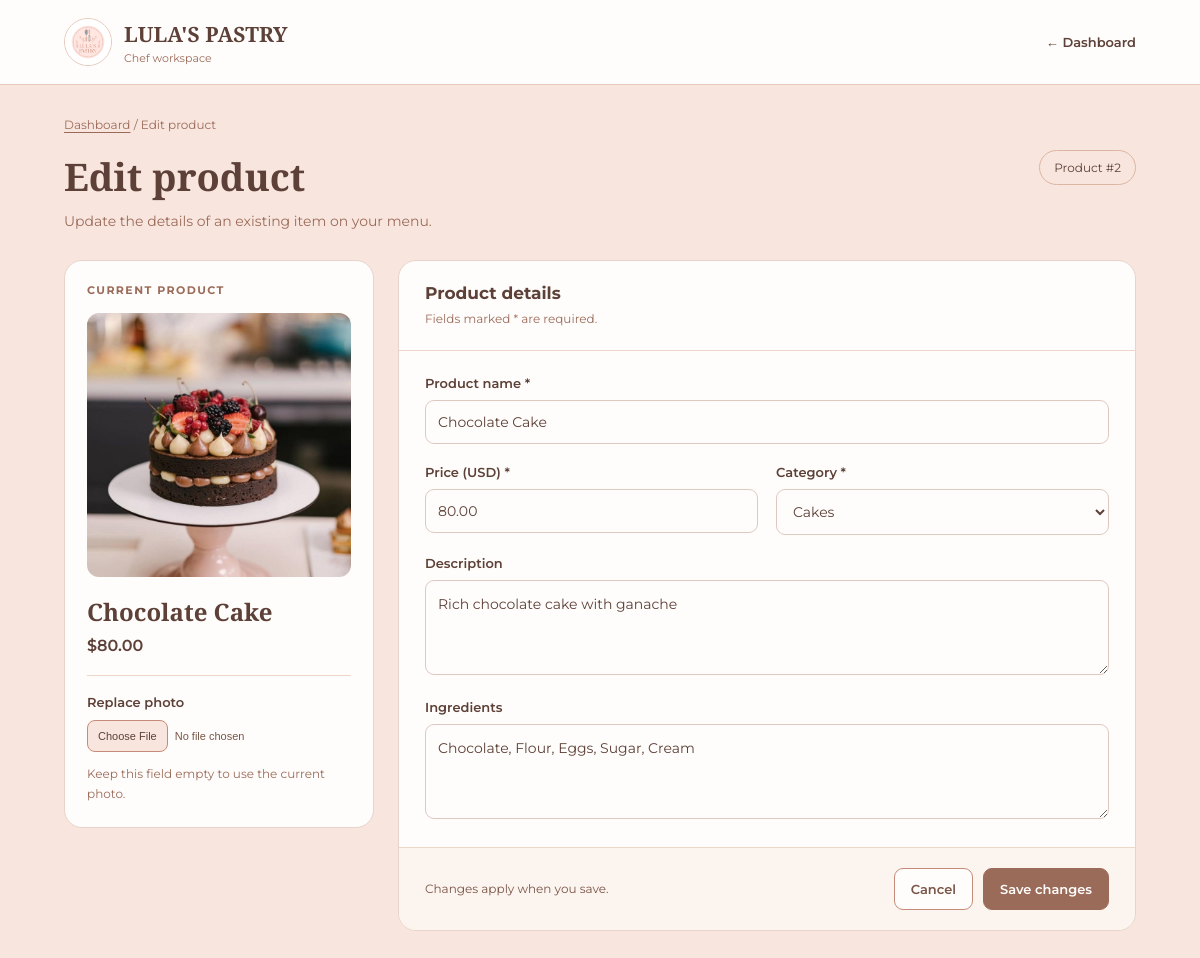
The app's page /uploads/edit-dish.php?id=2 (signed in) with its own data.
### tables this page shows
CREATE TABLE `dishes` (
  `id` int(11) NOT NULL,
  `name` varchar(100) NOT NULL,
  `description` text DEFAULT NULL,
  `price` decimal(10,2) NOT NULL,
  `category` varchar(50) DEFAULT 'pastry',
  `category_id` int(11) DEFAULT NULL,
  `sort_order` int(11) NOT NULL DEFAULT 0,
  `image_url` varchar(255) DEFAULT NULL,
  `available` tinyint(1) DEFAULT 1,
  `stock_quantity` int(10) UNSIGNED NOT NULL DEFAULT 0,
  `is_deleted` tinyint(1) NOT NULL DEFAULT 0,
  `deleted_at` datetime DEFAULT NULL,
  `ingredients` text DEFAULT NULL,
  `preparation_time` int(11) DEFAULT NULL,
  `created_at` timestamp NOT NULL DEFAULT current_timestamp(),
  `chef_id` int(11) DEFAULT NULL
);

CREATE TABLE `categories` (
  `id` int(11) NOT NULL,
  `name` varchar(50) NOT NULL,
  `sort_order` int(11) NOT NULL DEFAULT 0,
  `created_at` timestamp NOT NULL DEFAULT current_timestamp()
);

### uploads/edit-dish.php (the view, shortened to what this page needs)
<?php
require_once "../db.php";
$dishId = filter_var(
    $_GET["id"] ?? ($_POST["id"] ?? null),
    FILTER_VALIDATE_INT,
    ['options' => ['min_range' => 1]]
);
$categories = $pdo->query(
    "SELECT id, name FROM categories ORDER BY sort_order ASC"
)->fetchAll(PDO::FETCH_ASSOC);
$stmt = $pdo->prepare(
    "SELECT id, name, description, price, category_id, ingredients, image_url
     FROM dishes WHERE id = :id"
);
$stmt->execute([":id" => $dishId]);
$dish = $stmt->fetch(PDO::FETCH_ASSOC);
$photoUrl = '../' . (
    !empty($dish['image_url'])
        ? $dish['image_url']
        : 'asssets/logo.png'
);
?>
<!DOCTYPE html>
<html lang="en">
<head>
</head>
<body>
    <header class="topbar">
        <div class="topbar-inner">
            <a href="../chef-dashboard.php" class="brand">
                <img src="../asssets/logo.png" alt="">
                <div>
                    <strong>LULA'S PASTRY</strong>
                    <small>Chef workspace</small>
                </div>
            </a>
            <a class="back" href="../chef-dashboard.php">
                ← Dashboard
            </a>
        </div>
    </header>
    <main>
        <nav class="breadcrumb" aria-label="Breadcrumb">
            <a href="../chef-dashboard.php">Dashboard</a>
            / Edit product
        </nav>
        <div class="page-heading">
            <div>
                <h1>Edit product</h1>
                <p>Update the details of an existing item on your menu.</p>
            </div>
            <span class="id-tag">
                Product #<?php echo (int) $dish['id']; ?>
            </span>
        </div>
        <form
            method="post"
            action="edit-dish.php?id=<?php echo (int) $dish['id']; ?>"
            enctype="multipart/form-data"
        >
            <div class="editor-grid">
                <aside class="panel photo-panel" aria-label="Product photo">
                    <p class="section-label">Current product</p>
                    <img
                        id="photo-preview"
                        class="preview"
                        src="<?php echo htmlspecialchars($photoUrl, ENT_QUOTES, 'UTF-8'); ?>"
                        alt="<?php echo htmlspecialchars($dish['name'], ENT_QUOTES, 'UTF-8'); ?>"
                    >
                    <h2>
                        <?php echo htmlspecialchars($dish['name'], ENT_QUOTES, 'UTF-8'); ?>
                    </h2>
                    <p class="saved-price">
                        $<?php echo number_format((float) $dish['price'], 2); ?>
                    </p>
                    <div class="photo-field">
                        <label for="photo">Replace photo</label>
                        <input
                            type="file"
                            id="photo"
                            name="photo"
                            accept="image/jpeg,image/png,image/gif,image/webp"
                        >
                        <p class="hint" id="photo-note" aria-live="polite">
                            Keep this field empty to use the current photo.
                        </p>
                    </div>
                </aside>
                <section class="panel" aria-labelledby="details-title">
                    <div class="panel-heading">
                        <h2 id="details-title">Product details</h2>
                        <p>Fields marked * are required.</p>
                    </div>
                    <div class="fields">
                        <div class="field">
                            <label for="name">Product name *</label>
                            <input
                                id="name"
                                type="text"
                                name="name"
                                value="<?php echo htmlspecialchars($dish['name'], ENT_QUOTES, 'UTF-8'); ?>"
                                required
                            >
                        </div>
                        <div class="pair">
                            <div class="field">
                                <label for="price">Price (USD) *</label>
                                <input
                                    id="price"
                                    type="number"
                                    name="price"
                                    step="0.01"
                                    min="0"
                                    value="<?php echo htmlspecialchars($dish['price'], ENT_QUOTES, 'UTF-8'); ?>"
                                    required
                                >
                            </div>
                            <div class="field">
                                <label for="category">Category *</label>
                                <select id="category" name="category_id" required>
                                    <?php foreach ($categories as $cat): ?>
                                        <option
                                            value="<?php echo (int) $cat['id']; ?>"
                                            <?php echo (int) $dish['category_id'] === (int) $cat['id'] ? 'selected' : ''; ?>
                                        >
                                            <?php echo htmlspecialchars($cat['name'], ENT_QUOTES, 'UTF-8'); ?>
                                        </option>
                                    <?php endforeach; ?>
                                </select>
                            </div>
                        </div>
                        <div class="field">
                            <label for="description">Description</label>
                            <textarea
                                id="description"
                                name="description"
                            ><?php echo htmlspecialchars($dish['description'] ?? '', ENT_QUOTES, 'UTF-8'); ?></textarea>
                        </div>
                        <div class="field">
                            <label for="ingredients">Ingredients</label>
                            <textarea
                                id="ingredients"
                                name="ingredients"
                                placeholder="Flour, sugar, butter, chocolate..."
                            ><?php echo htmlspecialchars($dish['ingredients'] ?? '', ENT_QUOTES, 'UTF-8'); ?></textarea>
                        </div>
                    </div>
                    <footer class="actions">
                        <span class="action-note">
                            Changes apply when you save.
                        </span>
                        <div class="buttons">
                            <a
                                class="btn btn-secondary"
                                href="../chef-dashboard.php"
                            >
                                Cancel
                            </a>
                            <button class="btn btn-primary" type="submit">
                                Save changes
                            </button>
                        </div>
                    </footer>
                </section>
            </div>
        </form>
    </main>
</body>
</html>

### uploads/edit-dish.php (style rules this page uses)
* { box-sizing: border-box; }
body { margin: 0; background: #F8E6DE; color: #5D4037; font-family: 'Montserrat', sans-serif; }
a { color: inherit; }
.topbar { background: #FFFDFB; border-bottom: 1px solid #E7C9BB; }
.topbar-inner { max-width: 1120px; margin: auto; padding: 18px 24px; display: flex; align-items: center; justify-content: space-between; gap: 16px; }
.brand { display: flex; align-items: center; gap: 12px; text-decoration: none; }
.brand img { width: 48px; height: 48px; object-fit: contain; border: 1px solid #E7C9BB; border-radius: 50%; }
.brand strong { font-family: 'Playfair Display', serif; font-size: 21px; }
.brand small { display: block; font-size: 11px; color: #9B6B5A; margin-top: 3px; }
.back { font-size: 13px; text-decoration: none; font-weight: 600; }
main { max-width: 1120px; margin: auto; padding: 32px 24px 48px; }
.breadcrumb { font-size: 12px; color: #9B6B5A; margin-bottom: 18px; }
.breadcrumb a { text-underline-offset: 3px; }
.page-heading { display: flex; align-items: flex-start; justify-content: space-between; gap: 20px; margin-bottom: 26px; }
h1 { font-family: 'Playfair Display', serif; font-size: 38px; margin: 0 0 8px; }
.page-heading p { margin: 0; color: #9B6B5A; font-size: 14px; line-height: 1.7; }
.id-tag { border: 1px solid #DDB5A2; border-radius: 30px; padding: 9px 14px; font-size: 12px; white-space: nowrap; }
.editor-grid { display: grid; grid-template-columns: 310px minmax(0, 1fr); gap: 24px; align-items: start; }
.panel { background: #FFFDFB; border: 1px solid #E7D4CA; border-radius: 18px; overflow: hidden; }
.photo-panel { padding: 22px; }
.section-label { font-size: 11px; text-transform: uppercase; letter-spacing: 1.4px; color: #9B6B5A; font-weight: 700; margin: 0 0 16px; }
.preview { width: 100%; aspect-ratio: 1; object-fit: cover; display: block; background: #F8E6DE; border-radius: 12px; }
.photo-panel h2 { font-family: 'Playfair Display', serif; font-size: 24px; margin: 18px 0 8px; overflow-wrap: anywhere; }
.saved-price { font-size: 16px; font-weight: 600; margin: 0 0 20px; }
.photo-field { border-top: 1px solid #EED6CB; padding-top: 18px; }
.photo-field label { display: block; font-size: 13px; font-weight: 600; margin-bottom: 10px; }
input[type=file] { width: 100%; font-size: 11px; color: #795548; }
.hint { font-size: 12px; color: #9B6B5A; line-height: 1.7; margin: 12px 0 0; }
.panel-heading { padding: 22px 26px; border-bottom: 1px solid #EED6CB; }
.panel-heading h2 { font-size: 17px; margin: 0 0 6px; }
.panel-heading p { font-size: 12px; color: #9B6B5A; margin: 0; line-height: 1.6; }
.fields { padding: 24px 26px; display: grid; gap: 20px; }
.field label { display: block; font-size: 13px; font-weight: 600; margin-bottom: 9px; }
.field input, .field textarea, .field select { width: 100%; min-width: 0; border: 1px solid #DEC9BF; border-radius: 9px; background: #FFFDFB; color: #5D4037; padding: 12px; font: inherit; font-size: 14px; }
.field textarea { min-height: 95px; resize: vertical; line-height: 1.6; }
.pair { display: grid; grid-template-columns: 1fr 1fr; gap: 18px; }
.actions { display: flex; align-items: center; justify-content: space-between; gap: 16px; padding: 20px 26px; background: #FCF4EF; border-top: 1px solid #EED6CB; }
.action-note { font-size: 12px; color: #795548; line-height: 1.6; max-width: 210px; }
.buttons { display: flex; gap: 10px; flex-wrap: wrap; }
.btn { display: inline-flex; align-items: center; justify-content: center; border: 1px solid #C58B78; border-radius: 9px; padding: 12px 16px; font: inherit; font-size: 13px; font-weight: 600; text-decoration: none; cursor: pointer; }
.btn-secondary { background: #FFFDFB; color: #795548; }
.btn-primary { background: #9B6B5A; color: #FFFDFB; border-color: #9B6B5A; }

### records on screen
dishes: id "2", image_url (picture), name "Chocolate Cake", price "80.00", category_id "Cakes", description "Rich chocolate cake with ganache", ingredients "Chocolate, Flour, Eggs, Sugar, Cream"
